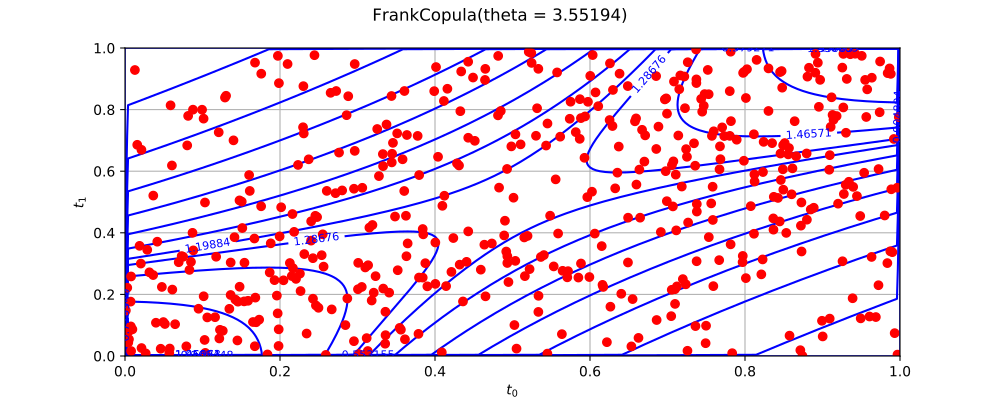

Recreate this plot in Python.
import openturns as ot
from matplotlib import pyplot as plt
from openturns.viewer import View
ot.RandomGenerator.SetSeed(0)
factory = ot.FrankCopulaFactory()
ref = factory.build()
dimension = ref.getDimension()
if dimension <= 2:
    sample = ref.getSample(50)
    distribution = factory.build(sample)
    if dimension == 1:
        distribution.setDescription(['$t$'])
        pdf_graph = distribution.drawPDF(256)
        cloud = ot.Cloud(sample, ot.Sample(sample.getSize(), 1))
        cloud.setColor('blue')
        cloud.setPointStyle('fcircle')
        pdf_graph.add(cloud)
        fig = plt.figure(figsize=(10, 4))
        plt.suptitle(str(distribution))
        pdf_axis = fig.add_subplot(111)
        View(pdf_graph, figure=fig, axes=[pdf_axis], add_legend=False)
    else:
        sample = ref.getSample(500)
        distribution.setDescription(['$t_0$', '$t_1$'])
        pdf_graph = distribution.drawPDF([256]*2)
        cloud = ot.Cloud(sample)
        cloud.setColor('red')
        cloud.setPointStyle('fcircle')
        pdf_graph.add(cloud)
        fig = plt.figure(figsize=(10, 4))
        plt.suptitle(str(distribution))
        pdf_axis = fig.add_subplot(111)
        View(pdf_graph, figure=fig, axes=[pdf_axis], add_legend=False)
